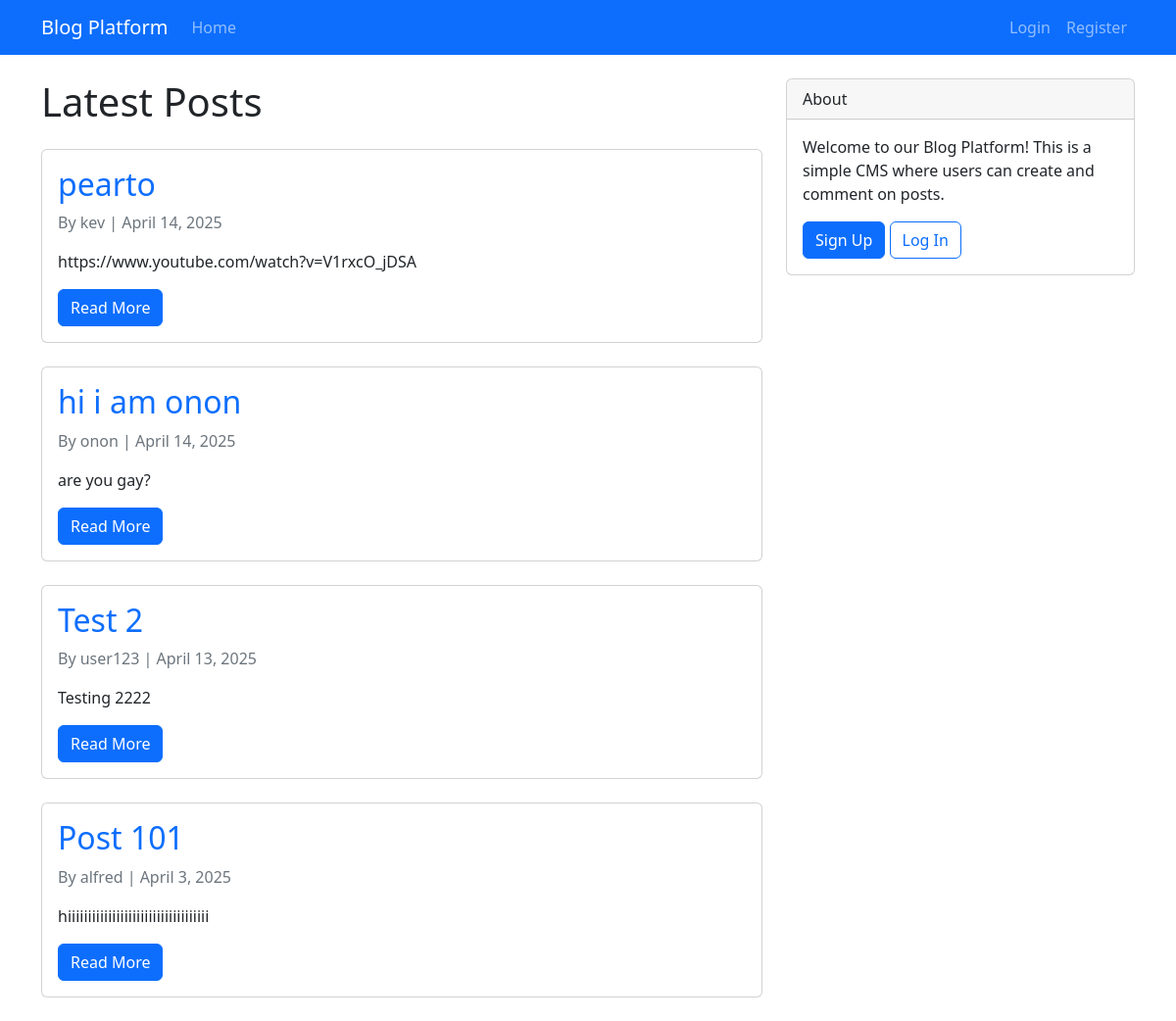
The page / on the database its author committed.
### tables this page shows
CREATE TABLE `posts` (
  `id` int(11) NOT NULL,
  `title` varchar(255) NOT NULL,
  `content` text NOT NULL,
  `user_id` int(11) DEFAULT NULL,
  `created_at` timestamp NOT NULL DEFAULT current_timestamp(),
  `updated_at` timestamp NOT NULL DEFAULT current_timestamp() ON UPDATE current_timestamp(),
  `status` enum('draft','published','archived') DEFAULT 'draft'
);

CREATE TABLE `users` (
  `id` int(11) NOT NULL,
  `username` varchar(50) NOT NULL,
  `email` varchar(100) NOT NULL,
  `password` varchar(255) NOT NULL,
  `role` enum('admin','user') DEFAULT 'user',
  `created_at` timestamp NOT NULL DEFAULT current_timestamp(),
  `reset_token` varchar(255) DEFAULT NULL,
  `reset_token_expiry` datetime DEFAULT NULL,
  `login_attempts` int(11) DEFAULT 0,
  `last_failed_login` datetime DEFAULT NULL,
  `account_locked_until` datetime DEFAULT NULL,
  `password_last_changed` datetime DEFAULT NULL
);

### classes/Analytics.php (called while the page is built, shortened)
<?php
class Analytics {
    private $conn;
    private $table_name = "analytics";
    private $events_table = "analytics_events";
    public function __construct($db) {
        $this->conn = $db;
    }
    private function createEventsTableIfNotExists() {
        try {
            $query = "CREATE TABLE IF NOT EXISTS " . $this->events_table . " (
                id INT PRIMARY KEY AUTO_INCREMENT,
                event_type VARCHAR(50) NOT NULL,
                event_data TEXT,
                user_id INT NULL,
                ip_address VARCHAR(45),
                page_url VARCHAR(255),
                created_at TIMESTAMP DEFAULT CURRENT_TIMESTAMP,
                FOREIGN KEY (user_id) REFERENCES users(id)
            )";
            $this->conn->exec($query);
            return true;
        } catch (PDOException $e) {
            error_log("Error creating analytics_events table: " . $e->getMessage());
            return false;
        }
    }
    private function createPerformanceTableIfNotExists() {
        try {
            $query = "CREATE TABLE IF NOT EXISTS performance_metrics (
                id INT PRIMARY KEY AUTO_INCREMENT,
                page_url VARCHAR(255) NOT NULL,
                load_time FLOAT NOT NULL,
                user_id INT NULL,
                ip_address VARCHAR(45),
                created_at TIMESTAMP DEFAULT CURRENT_TIMESTAMP,
                FOREIGN KEY (user_id) REFERENCES users(id)
            )";
            $this->conn->exec($query);
            return true;
        } catch (PDOException $e) {
            error_log("Error creating performance_metrics table: " . $e->getMessage());
            return false;
        }
    }
    public function logPageView($page_url) {
        $query = "INSERT INTO " . $this->table_name . "
                SET page_url=:page_url,
                    user_id=:user_id,
                    ip_address=:ip_address";
        $stmt = $this->conn->prepare($query);
        $user_id = isset($_SESSION['user_id']) ? $_SESSION['user_id'] : null;
        $ip_address = $_SERVER['REMOTE_ADDR'];
        $stmt->bindParam(":page_url", $page_url);
        $stmt->bindParam(":user_id", $user_id);
        $stmt->bindParam(":ip_address", $ip_address);
        return $stmt->execute();
    }
}
?>

### classes/Post.php (called while the page is built, shortened)
<?php
class Post {
    private $conn;
    private $table_name = "posts";
    public function __construct($db) {
        $this->conn = $db;
    }
    public function read($id = null) {
        $query = "SELECT p.*, u.username
                FROM " . $this->table_name . " p
                LEFT JOIN users u ON p.user_id = u.id ";
        if($id) {
            $query .= "WHERE p.id = ?";
            $stmt = $this->conn->prepare($query);
            $stmt->bindParam(1, $id);
        } else {
            $query .= "WHERE p.status = 'published' ORDER BY p.created_at DESC";
            $stmt = $this->conn->prepare($query);
        }
        $stmt->execute();
        return $stmt;
    }
}
?>

### index.php (the view, shortened to what this page needs)
<?php
require_once 'classes/Post.php';
require_once 'classes/Analytics.php';
$database = new Database();
$db = $database->getConnection();
$post = new Post($db);
$stmt = $post->read();
require_once 'includes/header.php';
?>
<div class="row">
    <div class="col-md-8">
        <h1 class="mb-4">Latest Posts</h1>
        <?php if ($stmt->rowCount() > 0): ?>
            <?php while ($row = $stmt->fetch(PDO::FETCH_ASSOC)): ?>
                <article class="card mb-4">
                    <div class="card-body">
                        <h2 class="card-title">
                            <a href="view_post.php?id=<?php echo $row['id']; ?>" class="text-decoration-none">
                                <?php echo htmlspecialchars($row['title']); ?>
                            </a>
                        </h2>
                        <p class="card-text text-muted">
                            By <?php echo htmlspecialchars($row['username']); ?> |
                            <?php echo date('F j, Y', strtotime($row['created_at'])); ?>
                        </p>
                        <p class="card-text">
                            <?php
                            $preview = substr($row['content'], 0, 200);
                            echo htmlspecialchars($preview);
                            ?>
                        </p>
                        <a href="view_post.php?id=<?php echo $row['id']; ?>" class="btn btn-primary">Read More</a>
                    </div>
                </article>
            <?php endwhile; ?>
        <?php else: ?>
            <div class="alert alert-info">No posts available yet.</div>
        <?php endif; ?>
    </div>
    <div class="col-md-4">
        <div class="card mb-4">
            <div class="card-header">About</div>
            <div class="card-body">
                <p>Welcome to our Blog Platform! This is a simple CMS where users can create and comment on posts.</p>
                <?php if (!isset($_SESSION['user_id'])): ?>
                    <a href="register.php" class="btn btn-primary">Sign Up</a>
                    <a href="login.php" class="btn btn-outline-primary">Log In</a>
                <?php endif; ?>
            </div>
        </div>
    </div>
</div>
<?php require_once 'includes/footer.php'; ?>

### rows shown on the page
posts: title "pearto", user.username "kev", created_at "April 14, 2025", content "https://www.youtube.com/watch?v=V1rxcO_jDSA"
posts: title "hi i am onon", user.username "onon", created_at "April 14, 2025", content "are you gay?"
posts: title "Test 2", user.username "user123", created_at "April 13, 2025", content "Testing 2222"
posts: title "Post 101", user.username "alfred", created_at "April 3, 2025", content "hiiiiiiiiiiiiiiiiiiiiiiiiiiiiiiiiiii"
